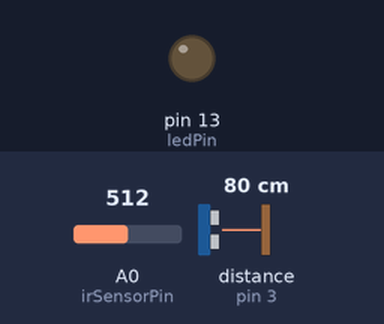
Recording of a sketch running on a simulated Arduino Uno, built with avr-gcc and run on an emulated ATmega328P. Parts: output pins drawn as LEDs (lit = HIGH). Wiring (inferred from the names in the program): ultrasonic range finder: trigger pin 4; echo pin 3. The test bench sets the inputs (shaded band); at power-on: A0 (irSensorPin) = 512, distance to the obstacle (sensor on pin 3) 80 cm. The echo pulse lasts 58.3 µs per cm; pins used as bus, display or sensor lines are not drawn; what the sketch prints to the serial monitor is not drawn.

Above: at 2.5 s.
At 6.89 s:
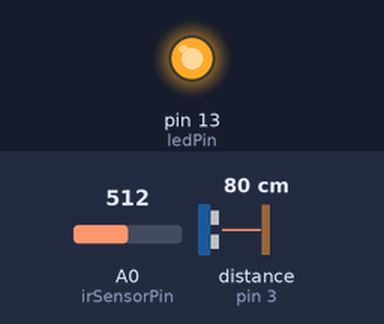
Timing chart, 0 to 9.5 s (numbered marks = the images above):
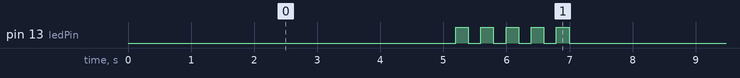

Measured:
- by itself, pin 13 (ledPin): repeats every 7.3 s: 4 × (LOW 0.20 s, HIGH 0.20 s), LOW 5.5 s, HIGH 0.20 s
- by itself, everything shown: repeats every 7.3 s, in 10 steps

The sketch:

RangeCalibration.ino
```cpp
const int trigPin = 4;
const int echoPin = 3;
long duration;
float distance;
const int irSensorPin = A0;
int irValue;
const int ledPin = 13;

int dataCount = 0;
int maxDataCount = 50;

void setup() {
  Serial.begin(9600);
  pinMode(trigPin, OUTPUT);
  pinMode(echoPin, INPUT);
  pinMode(irSensorPin, INPUT);
  pinMode(ledPin, OUTPUT);
  digitalWrite(ledPin, LOW);
}

void loop() {
  digitalWrite(trigPin, LOW);
  delayMicroseconds(2);
  digitalWrite(trigPin, HIGH);
  delayMicroseconds(10);
  digitalWrite(trigPin, LOW);
  duration = pulseIn(echoPin, HIGH);
  distance = duration * 0.0344 / 2;

  irValue = analogRead(irSensorPin);

  Serial.print(distance);
  Serial.print(",");
  Serial.println(irValue);

  dataCount++;

  if (dataCount >= maxDataCount) {
    blinkLED();
    dataCount = 0;
  }

  delay(100);
}

void blinkLED() {
  for (int i = 0; i < 5; i++) {
    digitalWrite(ledPin, HIGH);
    delay(200);
    digitalWrite(ledPin, LOW);
    delay(200);
  }
}
```
